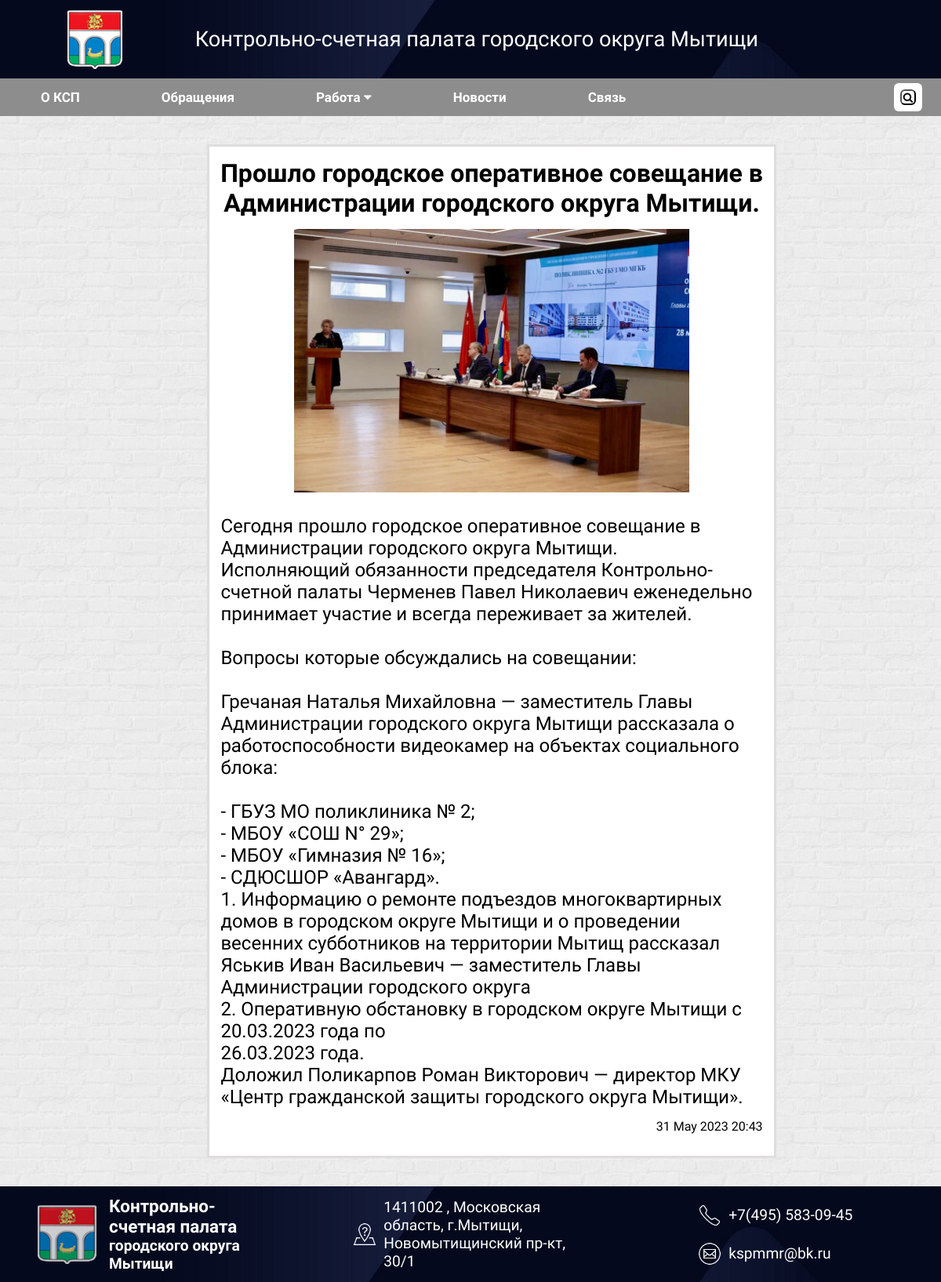
/news/proshlo-gorodskoe-operativnoe-soveshanie-v-administracii-gorodskogo-okruga-mytishi/, run on the app's committed database.
### news/models.py (models this page shows, shortened)
class Post(models.Model):
    title = models.CharField(max_length=200, unique=True, verbose_name='Заголовок')
    slug = models.SlugField(max_length=200, unique=True, verbose_name='Слог')
    author = models.ForeignKey(User, on_delete=models.CASCADE, related_name='news_posts', verbose_name='Автор')
    updated_on = models.DateTimeField(auto_now=True, verbose_name='Загружено')
    content = models.TextField(verbose_name='Описание')
    created_on = models.DateTimeField(auto_now_add=True, verbose_name='Дата создания')
    status = models.IntegerField(choices=STATUS, default=0, verbose_name='Доступ')
    cover = models.ImageField(upload_to='images', default=False, verbose_name='Картинка')
    class Meta:
        verbose_name = 'Новости'
        verbose_name_plural = 'Новости'
        ordering = ['-created_on']

### news/views.py (the view)
# urls.py: path('news/<slug:slug>/', views.PostDetail.as_view(), name='post_detail'),
class PostDetail(generic.DetailView):
    model = Post
    template_name = 'post_detail.html'

### templates/post_detail.html (shortened to what this page needs)
{% extends 'base.html' %}
{% block content %}
<div class="container-post">
    <div class="colomn">
        <div class="govno">
            <div class="card-body-post">
                <h1>{% block title %} {{ object.title }} {% endblock title %}</h1>
                <img class="post-detail-image" src="{{ post.cover.url }}">
                <div class="govno-2">
                    <p class="card-text-post">{{ object.content|safe }}</p>
                    <p class="text-muted-post">{{post.created_on|date:'d E Y'}} {{post.created_on|time:"H:i"}}</p>
                </div>
            </div>
        </div>
    </div>
</div>
{% endblock content %}

### static/styles/main.css (style rules this page uses)
* { margin: 0%; padding: 0%; font-family: 'Arsenal', sans-serif; }
html { height: 100%; }
body { background: url(/static/img/white-brick.png); background-color: rgb(201, 201, 201); background-size: 15%; background-position: center; background-repeat: repeat; display: flex; flex-direction: column; min-height: 100vh; }

### static/styles/post_detail.css (style rules this page uses)
.container-post { display: flex; flex-direction: column; }
.colomn { display: flex; flex-direction: column; align-items: center; }
.govno { display: flex; flex-direction: column; align-items: center; }
.card-body-post { align-items: center; margin: 3% 2% 3% 6.5%; display: flex; flex-direction: column; border-style: solid; border-color: rgb(224, 221, 221); background-color: white; width: 60%; height: 100%; }
.post-detail-image { display: block; width: 70%; height: auto; align-items: center; padding-bottom: 2%; }
.govno-2 { width: auto; height: 100%; padding: 2%; }
.text-muted-post { text-align: end; }
.card-text-post { display: flex; flex-direction: column; align-items: center; font-size: 150%; }
.card-body-post h1 { text-align: center; padding: 2% 0 2% 0; }
.govno-2 p { padding-bottom: 2%; white-space: pre-line; }

### data on the page
Post: title "Прошло городское оперативное совещание в Администрации городского округа Мытищи.", cover (picture), content "Сегодня прошло городское оперативное совещание в Администрации городского округа Мытищи. Исполняющий обязанности председателя Контрольно-счетной палаты Черменев Павел Николаевич еженедельно принимает участие и всегда переживает за жителей. Вопросы которые обсуждались на совещании: Гречаная Наталья Михайловна — заместитель Главы Администрации городского округа Мытищи рассказала о работоспособности видеокамер на объектах социального блока: - ГБУЗ МО поликлиника № 2; - МБОУ «СОШ N° 29»; - МБОУ «Гимназия № 16»; - СДЮСШОР «Авангард». 1. Информацию о ремонте подъездов многоквартирных домов в городском округе Мытищи и о проведении весенних субботников на территории Мытищ рассказал Яськив Иван…", created_on "31 May 2023", created_on "20:43"
